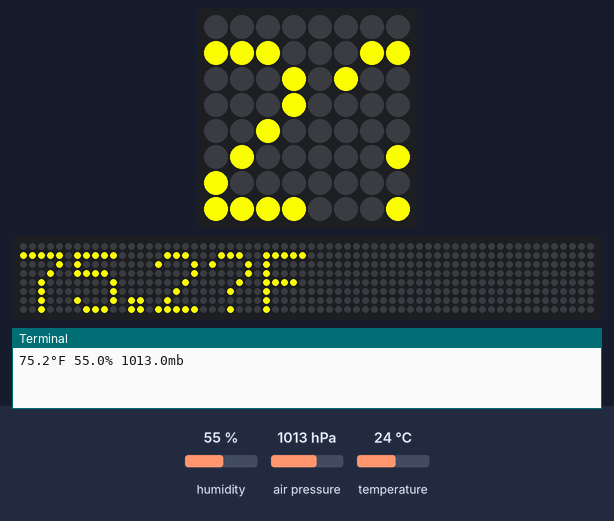
This program was run on a simulated Raspberry Pi (BCM pin numbers) with a Sense HAT. Shown: the Sense HAT's 8×8 RGB LED matrix, a strip that is not on the board, showing the scrolling text unrolled, the last lines printed to the terminal. The inputs (shaded band) are chosen by the test bench; at power-on: humidity 55 %, air pressure 1013 hPa, temperature 24 °C. Random numbers come from a fixed seed; the 64×8 strip is a reading aid, not a part: it shows the text the matrix is scrolling, unrolled, one strip-width of it at a time.

Above: at 1.26 s.
1.3 s: humidity set to 22 %
At 6.13 s:
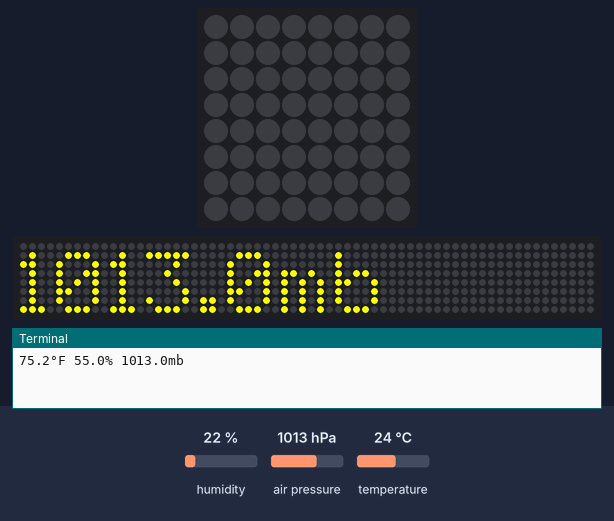
8.2 s: air pressure set to 952 hPa
15.1 s: temperature set to 12 °C
At 18.51 s:
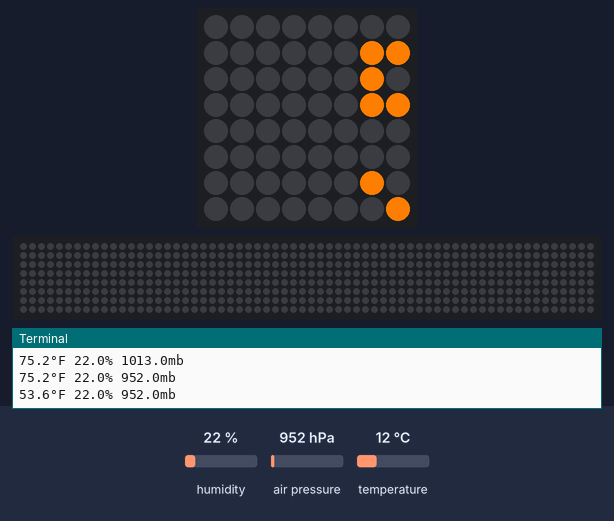
26.1 s: humidity set to 40 %
At 32.55 s:
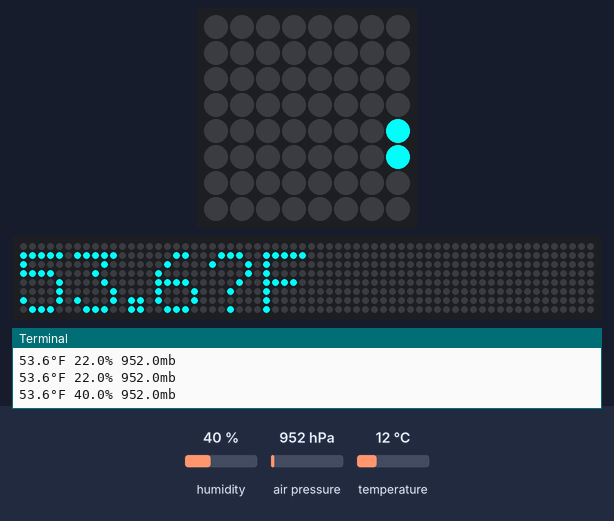

The program:

show-env.py
```python
#!/usr/bin/env python3
"""Show the environment data on the sense-hat LED grid."""

# Imports
import os
import random
import sys

from sense_hat import SenseHat


# Global variables
sense = SenseHat()

e = (0,   0,   0  )     # empty (no color)
r = (255, 0,   0  )     # red
o = (255, 127, 0  )     # orange
y = (255, 255, 0  )     # yellow
g = (0,   255, 0  )     # green
b = (0,   0,   255)     # blue
i = (75,  0,   130)     # indigo
v = (159, 0,   255)     # violet
c = (0,   255, 255)     # cyan
w = (255, 255, 255)     # white

colors = (r, o, y, g, b, i, v, c, w)

# Helper Functions
def random_color():
    """Return a random color."""
    return random.choice(colors)


def color_cycle():
    """Cycle through the colors."""
    while True:
        for color in colors:
            yield color


def fahrenheit(celsius):
    """Convert celsius to fahrenheit."""
    return ((celsius/5)*9)+32


# Main Script
def main():
    """Show the environment data on the sense-hat LED grid."""
    while True:
        # Get envrionment data
        env_text = ("{temperature:0.1f}°F {humidity:0.1f}% {pressure:0.1f}mb"
                    "".format(
                        temperature=fahrenheit(sense.get_temperature()),
                        humidity=sense.get_humidity(),
                        pressure=sense.get_pressure(),
                    ))

        # Display on stdout
        os.system('clear')
        print(env_text)

        # Display on sense-hat
        sense.set_rotation(0)
        sense.show_message(
            env_text,
            scroll_speed=0.05,
            text_colour=random_color(),
            back_colour=e,
        )

if __name__ == "__main__":
    try:
        main()
    except KeyboardInterrupt:
        sense.clear()
        os.system('clear')
        sys.exit(0)
```
